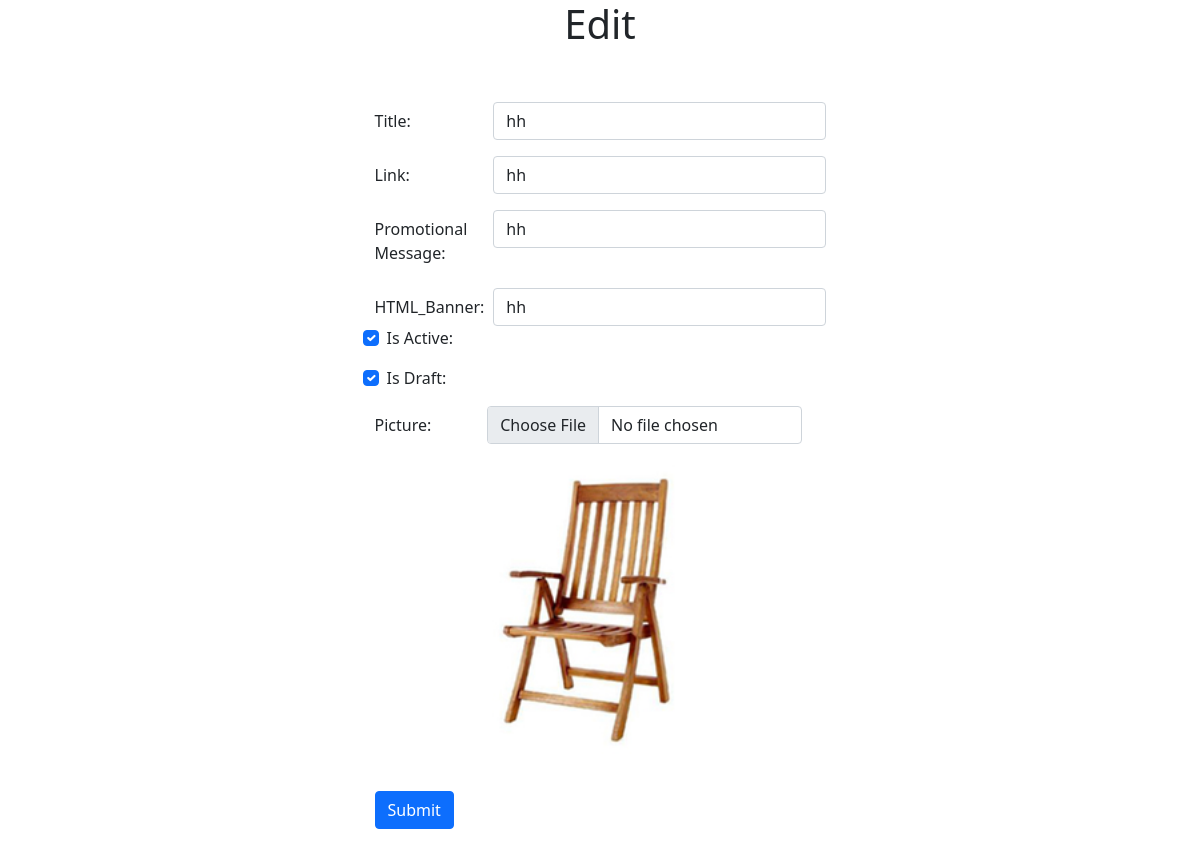
The page /admin/Banner/edit.php?id=11 on the database its author committed.
### tables this page shows
CREATE TABLE `banners` (
  `id` int(11) NOT NULL,
  `title` varchar(55) NOT NULL,
  `link` varchar(255) NOT NULL,
  `promotional_message` varchar(255) DEFAULT NULL,
  `html_banner` varchar(255) NOT NULL,
  `is_active` tinyint(4) NOT NULL DEFAULT '0',
  `is_draft` tinyint(4) NOT NULL DEFAULT '0',
  `picture` varchar(55) DEFAULT NULL,
  `created_at` datetime NOT NULL DEFAULT CURRENT_TIMESTAMP,
  `modified_at` datetime NOT NULL DEFAULT CURRENT_TIMESTAMP
);

### src/Banner.php (called while the page is built, shortened)
<?php
class Banner
{
    public $conn=null;
    public function __construct()
    {
        $this->conn = new PDO("mysql:host=localhost;dbname=ecommerceseip", 'root', '');
        $this->conn->setAttribute(PDO::ATTR_ERRMODE, PDO::ERRMODE_EXCEPTION);
    }
 public function edit(){
     $_id = $_GET['id'];
     $query = "SELECT * FROM `banners` WHERE id = :id";
     $stmt = $this->conn->prepare($query);
     $stmt->bindParam(':id', $_id);
     $result = $stmt->execute();
     $banner = $stmt->fetch();
     return $banner;
 }
}

### config.php (called while the page is built, shortened)
<?php
$webroot = "http://localhost/cruddb/";

### admin/Banner/edit.php (the view, shortened to what this page needs)
<?php
include_once($_SERVER['DOCUMENT_ROOT']."/cruddb/config.php");
$_edit= new Banner();
$banner = $_edit->edit();
?>
<!doctype html>
<html lang="en">
<head>
    <link href="https://cdn.jsdelivr.net/npm/bootstrap@5.1.3/dist/css/bootstrap.min.css" rel="stylesheet">
</head>
<body>
<section>
    <div class="container">
        <div class="row justify-content-center">
            <div class="col-md-5">
                <h1 class="text-center mb-4">Edit</h1>
                <form method="post" action="update.php" enctype="multipart/form-data">
                    <div class="mb-3 row">
                        <label for="inputId" class="col-md-3 col-form-label"></label>
                        <div class="col-md-9">
                        </div>
                    </div>
                    <div class="mb-3 row">
                        <label for="inputTitle" class="col-md-3 col-form-label">Title:</label>
                        <div class="col-md-9">
                            <input
                                type="text"
                                class="form-control"
                                id="inputTitle"
                                name="title"
                                value="<?=$banner['title']?>"
                            >
                        </div>
                    </div>
                    <div class="mb-3 row">
                        <label for="inputTitle" class="col-md-3 col-form-label">Link:</label>
                        <div class="col-md-9">
                            <input
                                type="text"
                                class="form-control"
                                id="inputLink"
                                name="link"
                                value="<?=$banner['link']?>"
                            >
                        </div>
                    </div>
                    <div class="mb-3 row">
                        <label for="inputTitle" class="col-md-3 col-form-label">Promotional Message:</label>
                        <div class="col-md-9">
                            <input
                                type="text"
                                class="form-control"
                                id="inputPro_mes"
                                name="promotional_message"
                                value="<?=$banner['promotional_message']?>"
                            >
                        </div>
                    </div>
                    <div class="mb-3 row">
                        <label for="inputHTML_Banner" class="col-md-3 col-form-label">HTML_Banner:</label>
                        <div class="col-md-9">
                            <input
                                    type="text"
                                    class="form-control"
                                    id="inputHTML_Banner"
                                    name="html_banner"
                                    value="<?=$banner['html_banner']?>"
                            >
                        </div>
                    <div class="mb-3 row form-check">
                        <div class="col-md-9">
                            <?php
                            if ($banner['is_active'] == 0) {
                                ?>
                                <input type="checkbox"
                                       class="form-check-input"
                                       id="inputIsActive"
                                       name="is_active"
                                       value="1"
                                >
                                <?php
                            } else {
                                ?>
                                <input type="checkbox"
                                       class="form-check-input"
                                       id="inputIsActive"
                                       name="is_active"
                                       value="1"
                                       checked
                                >
                                <?php
                            }
                            ?>
                        </div>
                        <label for="inputIsActive" class="col-md-3  form-check-label">Is Active:</label>
                    </div>
                        <div class="mb-3 row form-check">
                            <div class="col-md-9">
                                <?php
                                if ($banner['is_draft'] == 0) {
                                    ?>
                                    <input type="checkbox"
                                           class="form-check-input"
                                           id="inputIsDraft"
                                           name="is_draft"
                                           value="1"
                                    >
                                    <?php
                                } else {
                                    ?>
                                    <input type="checkbox"
                                           class="form-check-input"
                                           id="inputIsDraft"
                                           name="is_draft"
                                           value="1"
                                           checked
                                    >
                                    <?php
                                }
                                ?>
                            </div>
                            <label for="inputIsDraft" class="col-md-3  form-check-label">Is Draft:</label>
                        </div>
                    <div class="mb-3 row">
                        <label for="inputFile" class="col-md-3  col-form-label">Picture:</label>
                        <div class="col-md-9">
                            <input
                                    type="file"
                                    class="form-control"
                                    id="inputFile"
                                    name="picture"
                                    value="<?=$banner['picture'];?>"
                            >
                        </div>
                        <img src="<?=$webroot;?>uploads/<?=$banner['picture'];                       ?>">
                    </div>
                    <div class="mb-3 row">
                        <div class="col-auto">
                            <button type="submit" class="btn btn-primary mb-3">Submit</button>
                        </div>
                    </div>
                </form>
            </div>
        </div>
    </div>
</section>
</body>
</html>

### rows shown on the page
banners: title "hh", link "hh", promotional_message "hh", html_banner "hh", picture (picture)
